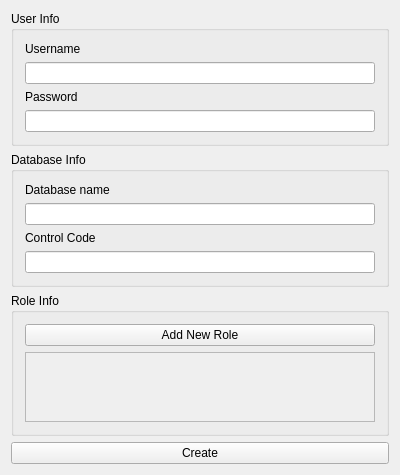
<?xml version="1.0" encoding="UTF-8"?>
<ui version="4.0">
 <class>TableCreationWindow</class>
 <widget class="QWidget" name="TableCreationWindow">
  <property name="geometry">
   <rect>
    <x>0</x>
    <y>0</y>
    <width>400</width>
    <height>417</height>
   </rect>
  </property>
  <property name="windowTitle">
   <string>TableCreationWindow</string>
  </property>
  <layout class="QVBoxLayout" name="verticalLayout">
   <item>
    <widget class="QGroupBox" name="groupBox">
     <property name="title">
      <string>User Info</string>
     </property>
     <layout class="QVBoxLayout" name="verticalLayout_2">
      <item>
       <widget class="QLabel" name="label">
        <property name="text">
         <string>Username</string>
        </property>
       </widget>
      </item>
      <item>
       <widget class="QLineEdit" name="lineEdit_Name"/>
      </item>
      <item>
       <widget class="QLabel" name="label_2">
        <property name="text">
         <string>Password</string>
        </property>
       </widget>
      </item>
      <item>
       <widget class="QLineEdit" name="lineEdit_Password"/>
      </item>
     </layout>
    </widget>
   </item>
   <item>
    <widget class="QGroupBox" name="groupBox_2">
     <property name="title">
      <string>Database Info</string>
     </property>
     <layout class="QVBoxLayout" name="verticalLayout_3">
      <item>
       <widget class="QLabel" name="label_3">
        <property name="text">
         <string>Database name</string>
        </property>
       </widget>
      </item>
      <item>
       <widget class="QLineEdit" name="lineEdit_DBName"/>
      </item>
      <item>
       <widget class="QLabel" name="label_4">
        <property name="toolTip">
         <string>Control code is used for making sure that dangerous operations(like data deletion) could not be done without special access</string>
        </property>
        <property name="locale">
         <locale language="Russian" country="Russia"/>
        </property>
        <property name="text">
         <string>Control Code</string>
        </property>
       </widget>
      </item>
      <item>
       <widget class="QLineEdit" name="lineEdit_Code">
        <property name="toolTip">
         <string>Control code is used for making sure that dangerous operations(like data deletion) could not be done without special access</string>
        </property>
       </widget>
      </item>
     </layout>
    </widget>
   </item>
   <item>
    <widget class="QGroupBox" name="groupBox_3">
     <property name="title">
      <string>Role Info</string>
     </property>
     <layout class="QVBoxLayout" name="verticalLayout_4">
      <item>
       <widget class="QPushButton" name="button_AddRole">
        <property name="text">
         <string>Add New Role</string>
        </property>
       </widget>
      </item>
      <item>
       <widget class="QScrollArea" name="scrollArea">
        <property name="widgetResizable">
         <bool>true</bool>
        </property>
        <widget class="QWidget" name="scrollAreaWidgetContents">
         <property name="geometry">
          <rect>
           <x>0</x>
           <y>0</y>
           <width>360</width>
           <height>60</height>
          </rect>
         </property>
        </widget>
       </widget>
      </item>
     </layout>
    </widget>
   </item>
   <item>
    <widget class="QPushButton" name="button_Create">
     <property name="text">
      <string>Create</string>
     </property>
    </widget>
   </item>
  </layout>
 </widget>
 <layoutdefault spacing="6" margin="11"/>
 <resources/>
 <connections/>
</ui>
